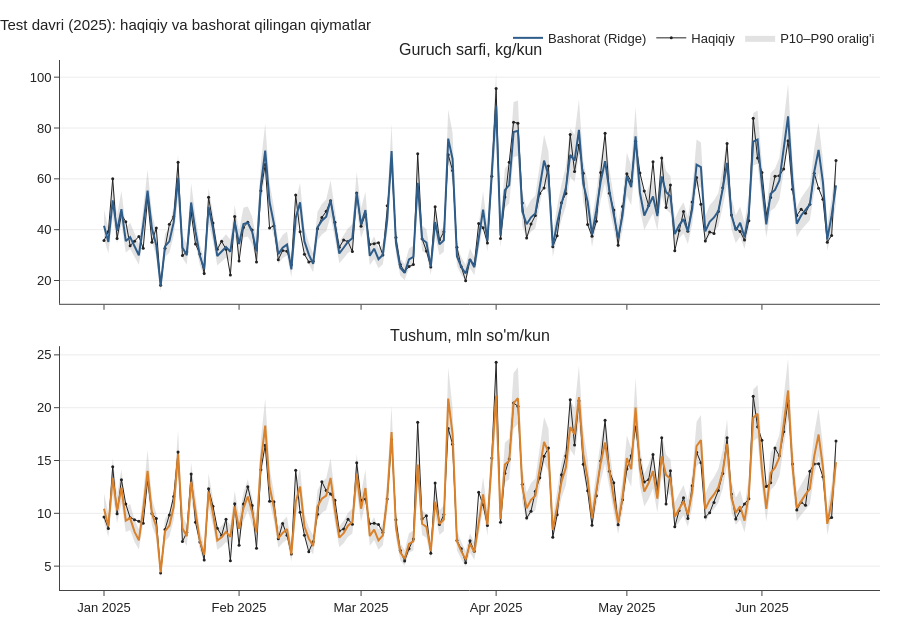

Here is the notebook cell this chart was saved with:
### Code cell
fig = make_subplots(rows=2, cols=1, shared_xaxes=True, vertical_spacing=0.08,
                    subplot_titles=["Guruch sarfi, kg/kun", "Tushum, mln so'm/kun"])
for i, (t, scale, color) in enumerate([("rice_kg", 1, style.BLUE), ("revenue_uzs", 1e6, style.ORANGE)], start=1):
    b = band[t] / scale
    fig.add_scatter(x=test.date, y=b.P90, mode="lines", line=dict(width=0), showlegend=False, hoverinfo="skip", row=i, col=1)
    fig.add_scatter(x=test.date, y=b.P10, mode="lines", line=dict(width=0), fill="tonexty",
                    fillcolor="rgba(140,140,140,0.25)", name="P10–P90 oralig'i", showlegend=(i == 1), row=i, col=1)
    fig.add_scatter(x=test.date, y=test[t] / scale, mode="lines+markers", marker=dict(size=3), line=dict(color="#222", width=1),
                    name="Haqiqiy", showlegend=(i == 1), row=i, col=1)
    fig.add_scatter(x=test.date, y=b.P50, mode="lines", line=dict(color=color, width=2), name="Bashorat (Ridge)",
                    showlegend=(i == 1), row=i, col=1)
fig.update_layout(title="Test davri (2025): haqiqiy va bashorat qilingan qiymatlar", height=640,
                  legend=dict(orientation="h", y=1.07, x=1, xanchor="right"))
style.save(fig, "03_test_forecast")

### Figure 1 — Plotly figure (JSON) as saved in the notebook; plotly's stock layout.template omitted (floating-point values rounded to 4 significant figures; data arrays with more than 128 entries replaced by an {"elided": "..."} marker saying what was removed)
{"data": [{"hoverinfo": "skip", "line": {"width": 0}, "mode": "lines", "showlegend": false, "type": "scatter", "x": {"elided": "169 str values"}, "xaxis": "x", "y": {"elided": "169 float values"}, "yaxis": "y"}, {"fill": "tonexty", "fillcolor": "rgba(140,140,140,0.25)", "line": {"width": 0}, "mode": "lines", "name": "P10–P90 oralig'i", "showlegend": true, "type": "scatter", "x": {"elided": "169 str values"}, "xaxis": "x", "y": {"elided": "169 float values"}, "yaxis": "y"}, {"line": {"color": "#222", "width": 1}, "marker": {"size": 3}, "mode": "lines+markers", "name": "Haqiqiy", "showlegend": true, "type": "scatter", "x": {"elided": "169 str values"}, "xaxis": "x", "y": {"elided": "169 float values"}, "yaxis": "y"}, {"line": {"color": "#2f5d8a", "width": 2}, "mode": "lines", "name": "Bashorat (Ridge)", "showlegend": true, "type": "scatter", "x": {"elided": "169 str values"}, "xaxis": "x", "y": {"elided": "169 float values"}, "yaxis": "y"}, {"hoverinfo": "skip", "line": {"width": 0}, "mode": "lines", "showlegend": false, "type": "scatter", "x": {"elided": "169 str values"}, "xaxis": "x2", "y": {"elided": "169 float values"}, "yaxis": "y2"}, {"fill": "tonexty", "fillcolor": "rgba(140,140,140,0.25)", "line": {"width": 0}, "mode": "lines", "name": "P10–P90 oralig'i", "showlegend": false, "type": "scatter", "x": {"elided": "169 str values"}, "xaxis": "x2", "y": {"elided": "169 float values"}, "yaxis": "y2"}, {"line": {"color": "#222", "width": 1}, "marker": {"size": 3}, "mode": "lines+markers", "name": "Haqiqiy", "showlegend": false, "type": "scatter", "x": {"elided": "169 str values"}, "xaxis": "x2", "y": {"elided": "169 float values"}, "yaxis": "y2"}, {"line": {"color": "#d9822b", "width": 2}, "mode": "lines", "name": "Bashorat (Ridge)", "showlegend": false, "type": "scatter", "x": {"elided": "169 str values"}, "xaxis": "x2", "y": {"elided": "169 float values"}, "yaxis": "y2"}], "layout": {"annotations": [{"font": {"size": 16}, "showarrow": false, "text": "Guruch sarfi, kg/kun", "x": 0.5, "xanchor": "center", "xref": "paper", "y": 1, "yanchor": "bottom", "yref": "paper"}, {"font": {"size": 16}, "showarrow": false, "text": "Tushum, mln so'm/kun", "x": 0.5, "xanchor": "center", "xref": "paper", "y": 0.46, "yanchor": "bottom", "yref": "paper"}], "height": 640, "legend": {"orientation": "h", "x": 1, "xanchor": "right", "y": 1.07}, "title": {"text": "Test davri (2025): haqiqiy va bashorat qilingan qiymatlar"}, "xaxis": {"anchor": "y", "domain": [0, 1], "matches": "x2", "showticklabels": false}, "xaxis2": {"anchor": "y2", "domain": [0, 1]}, "yaxis": {"anchor": "x", "domain": [0.54, 1]}, "yaxis2": {"anchor": "x2", "domain": [0, 0.46]}}}
